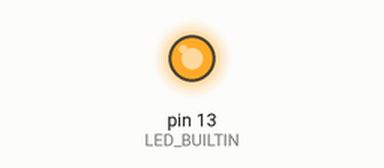
Recording of a sketch running on a simulated Arduino Uno, built with avr-gcc and run on an emulated ATmega328P. Parts: output pins drawn as LEDs (lit = HIGH).

Above: at 0.15 s.
At 30.3 s:
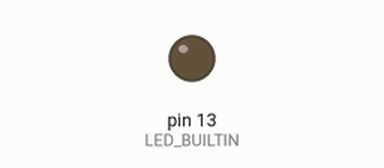
Timing chart, 0 to 40.3 s (numbered marks = the images above):
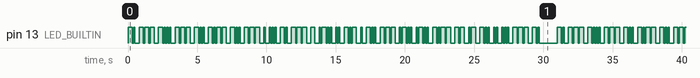

Measured:
- by itself, pin 13 (LED_BUILTIN): moves between LOW and HIGH, repeating every 31.0 s
- by itself, everything shown: repeats every 31.0 s, in 160 steps

The sketch:

morse.ino
```cpp
// Quick exercise to brush up on bitfields.
// Relatively space efficient morse code generator.

struct MC {
  unsigned char len : 3;
  unsigned char bits : 5;
};

MC code[64] = {
  { 2, 0b01000 },  // A .-
  { 4, 0b10000 },  // B -...
  { 4, 0b10100 },  // C -.-.
  { 3, 0b10000 },  // D -..
  { 1, 0b00000 },  // E .
  { 4, 0b00100 },  // F ..-.
  { 3, 0b11000 },  // G --.
  { 4, 0b00000 },  // H ....
  { 2, 0b00000 },  // I ..
  { 4, 0b01110 },  // J .---
  { 3, 0b10100 },  // K -.-
  { 4, 0b01000 },  // L .-..
  { 2, 0b11000 },  // M --
  { 2, 0b10000 },  // N -.
  { 3, 0b11100 },  // O ---
  { 4, 0b01100 },  // P .--.
  { 4, 0b11010 },  // Q --.-
  { 3, 0b01000 },  // R .-.
  { 3, 0b00000 },  // S ...
  { 1, 0b10000 },  // T -
  { 3, 0b00100 },  // U ..-
  { 4, 0b00010 },  // V ...-
  { 3, 0b01100 },  // W .--
  { 4, 0b10010 },  // X -..-
  { 4, 0b10110 },  // Y -.--
  { 4, 0b11000 },  // Z --..
  { 5, 0b11111 },  // 0 -----
  { 5, 0b01111 },  // 1 .----
  { 5, 0b00111 },  // 2 ..---
  { 5, 0b00011 },  // 3 ...--
  { 5, 0b00001 },  // 4 ....-
  { 5, 0b00000 },  // 5 .....
  { 5, 0b10000 },  // 6 -....
  { 5, 0b11000 },  // 7 --...
  { 5, 0b11100 },  // 8 ---..
  { 5, 0b11110 }   // 9 ----.
};

void setup() {
  // put your setup code here, to run once:
  pinMode(LED_BUILTIN, OUTPUT);
}

void loop() {
  int dash_ms = 100;
  int i = 0;
  int index = 0;
  int mask = 0;
  int last_c = 0;
  char *msg = "nobody does not like dolly madison";
  for (char *ptr = msg; *ptr != '\0'; ptr++) {

    // Set bit 5 of current character so always lower case.

    i = *ptr | 0b00100000;  // Switch to lower case

    // Skip if not a digit or a lower case character

    if ((*ptr >= '0' && *ptr <= '9') || (i >= 'a' && i <= 'z')) {

      // delay between words

      if (last_c && last_c == ' ' && *ptr != ' ') {
        delay(7*dash_ms);
      }
      last_c = i;
      if (i >= 97) {
        index = i - 'a';
      } else {
        index = i - '0' + 26;
      }

      // Check each bit to see if dash (long) or dot (short)

      for (int n = 0; n < code[index].len; n++) {
        mask = 1 << (4 - n);
        digitalWrite(LED_BUILTIN, HIGH);
        if (code[index].bits & mask) {
          delay(3*dash_ms);
        } else {
          delay(dash_ms);
        }
        digitalWrite(LED_BUILTIN, LOW);
        delay(dash_ms);
      }

      // Delay between letters

      delay(2*dash_ms);
    }

  }
  delay(1000);
}
```
